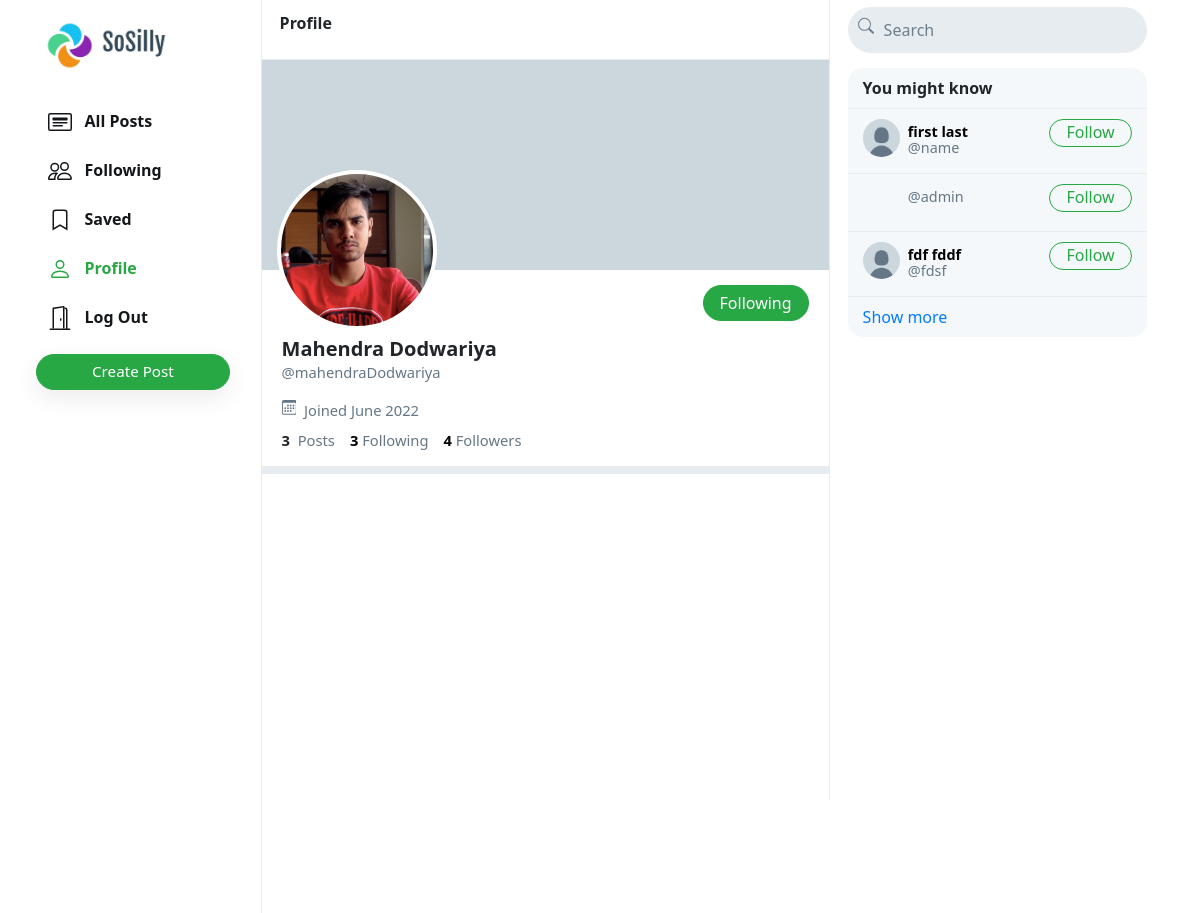
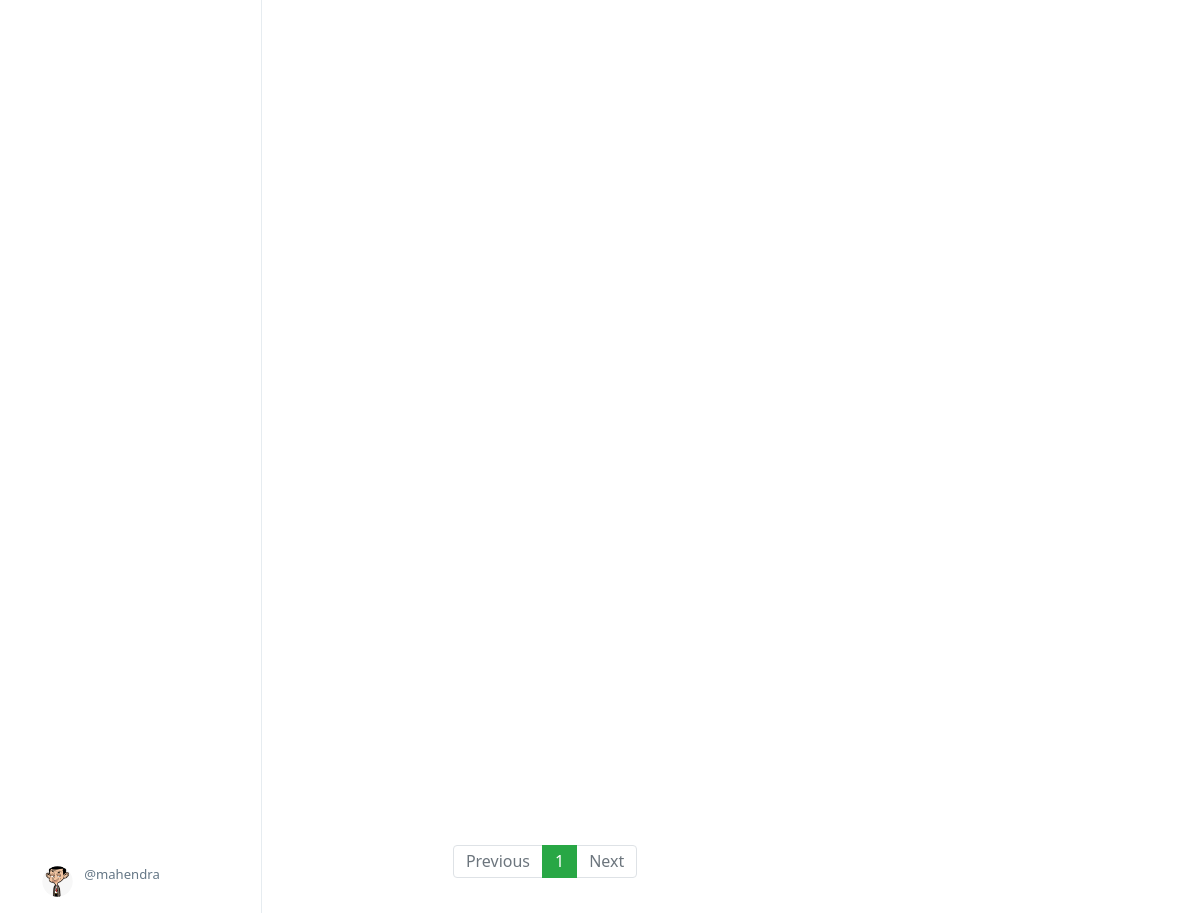
The page /mahendraDodwariya (signed in) on the database its author committed (2 pictures, top to bottom).
### network/models.py (models this page shows, shortened)
class User(AbstractUser):
    profile_pic = models.ImageField(upload_to='profile_pic/')
    bio = models.TextField(max_length=160, blank=True, null=True)
    cover = models.ImageField(upload_to='covers/', blank=True)

### network/views.py (the view)
# urls.py: path("<str:username>", views.profile, name='profile'),
def profile(request, username):
    user = User.objects.get(username=username)
    all_posts = Post.objects.filter(creater=user).order_by('-date_created')
    paginator = Paginator(all_posts, 10)
    page_number = request.GET.get('page')
    if page_number == None:
        page_number = 1
    posts = paginator.get_page(page_number)
    followings = []
    suggestions = []
    follower = False
    if request.user.is_authenticated:
        followings = Follower.objects.filter(followers=request.user).values_list('user', flat=True)
        suggestions = User.objects.exclude(pk__in=followings).exclude(username=request.user.username).order_by("?")[:6]
        if request.user in Follower.objects.get(user=user).followers.all():
            follower = True
    follower_count = Follower.objects.get(user=user).followers.all().count()
    following_count = Follower.objects.filter(followers=user).count()
    return render(request, 'network/profile.html', {
        "username": user,
        "posts": posts,
        "posts_count": all_posts.count(),
        "suggestions": suggestions,
        "page": "profile",
        "is_follower": follower,
        "follower_count": follower_count,
        "following_count": following_count
    })

### network/templates/network/profile.html (shortened to what this page needs)
{% extends 'network/index.html' %}
{% load static %}
{% block profile %}
    <div class="profile-view" data-user="{{username.username}}">
        <div class="cover-image" style="background-image: url(/media/{{username.cover}})"></div>
        <div class="profile-image" style="background-image: url(/media/{{username.profile_pic}})"></div>
        <div class="profile-details">
            <div>
                {% if user.username == username.username %}
                    <button class="btn btn-outline-success float-right" id="edit-profile-btn"><a href="{% url 'editProfile' %}">Edit Profile</a> </button>
                {% elif is_follower %}
                    <button class="btn btn-success float-right" onclick="unfollow_user(this,'{{username.username}}','edit_page')" id="following-btn">Following</button>
                {% else %}
                    <button class="btn btn-outline-success float-right" onclick="follow_user(this,'{{username.username}}','edit_page')" id="follow-btn">Follow</button>
                {% endif %}
            </div>
            <div class="details-data">
                <h5>{{username.first_name}} {{username.last_name}}</h5>
                <div class="grey">@{{username.username}}</div>
                <div class="grey" style="padding: 8px 0px;">
                    &nbsp;Joined {{username.date_joined | date:"F Y"}}
                </div>
                <div>
                    <strong>
                        {{posts_count}}
                    </strong>
                    &nbsp;<span class="grey">Posts</span>
                    <a href="#">
                        <strong id="following__count">{{following_count | default:0}}</strong>&nbsp;<span class="grey">Following</span>
                    </a>
                    <a href="#">
                        <strong id="follower__count">{{follower_count | default:0}}</strong>&nbsp;<span class="grey">Followers</span>
                    </a>
                </div>
            </div>
        </div>
    </div>
    <div class="space"></div>
{% endblock %}

### network/templates/network/layout.html (shortened to what this page needs)
{% load static %}
<!DOCTYPE html>
<html lang="en">
    <head>
        <link rel="stylesheet" href="https://stackpath.bootstrapcdn.com/bootstrap/4.4.1/css/bootstrap.min.css">
        <link href="{% static 'network/styles.css' %}" rel="stylesheet">
    </head>
    <body>
        <div class="body" data-page="{{page}}">
            <div class="sidenav">
                <a href="{% url 'index' %}" class="navbar-brand">
                    <img src="{% static 'network/Images/sosilly_logo.png' %}" height="51px">
                </a>
                <div style="height: 100%;">
                    <div>
                        <div>
                            <ul>
                                <li class="nav-item" id="all_posts">
                                <a href="{% url 'index' %}" class="nav-link">
                                    <div>
                                        &nbsp;&nbsp;All Posts
                                    </div>
                                </a>
                                </li>
                                {% if user.is_authenticated %}
                                    <li class="nav-item" id="following">
                                        <a href="{% url 'following' %}" class="nav-link">
                                            <div>
                                                &nbsp;&nbsp;Following
                                            </div>
                                        </a>
                                    </li>
                                    <li class="nav-item" id="saved">
                                        <a href="{% url 'saved' %}" class="nav-link">
                                            <div>
                                                <svg width="1.5em" height="1.5em" viewBox="0 0 16 16" class="bi bi-bookmark" fill="currentColor" xmlns="http://www.w3.org/2000/svg">
                                                    <path fill-rule="evenodd" d="M8 12l5 3V3a2 2 0 0 0-2-2H5a2 2 0 0 0-2 2v12l5-3zm-4 1.234l4-2.4 4 2.4V3a1 1 0 0 0-1-1H5a1 1 0 0 0-1 1v10.234z"/>
                                                  </svg>
                                                &nbsp;&nbsp;Saved
                                            </div>
                                        </a>
                                    </li>
                                    <li class="nav-item" id="profile">
                                        <a href="{% url 'profile' user.username %}" class="nav-link">
                                            <div>
                                                &nbsp;&nbsp;Profile
                                            </div>
                                        </a>
                                    </li>
                                    <li class="nav-item" id="logout">
                                        <a href="{% url 'logout' %}" class="nav-link">
                                            <div>
                                                &nbsp;&nbsp;Log Out
                                            </div>
                                        </a>
                                    </li>
                                {% endif %}
                            </ul>
                        </div>
                        {% if user.is_authenticated %}
                            <button id="popup-btn" class="btn btn-success new-post-btn" onclick="createpost()">Create Post</button>
                        {% endif %}
                    </div>
                    <div style="position: absolute; bottom: 10px;">
                        {% if user.is_authenticated %}
                            <li class="nav-item sidenav-user">
                                <a href="{% url 'profile' user.username %}" class="nav-link">
                                    <div class="user_account">
                                        <div class="small-profilepic" style="float: left; background-image: url(/media/{{user.profile_pic}})"></div>
                                        <div style="height: 2.7vw; margin: auto;">
                                            <div class="grey" style="margin-top: 4px;">@{{ user.username }}</div>
                                        </div>
                                    </div>
                                </a>
                            </li>
                        {% endif %}
                    </div>
                </div>
            </div>
            {% block body %}
            {% endblock %}
            <div class="right-div">
                <nav class="head">
                    <form action="{% url 'search' %}" method="post" id="search-form">
                        <div class="search-div">
                            <div>
                            </div>
                            <input type="text" name="query" id="search-box" placeholder="Search">
                        </div>
                    </form>
                </nav>
                <div class='right-div-content'>
                    <div class="space" style="background-color: white;"></div>
                    {% if user.is_authenticated %}
                        <div class="suggestion-box">
                            <div class="suggestion-header">
                                You might know
                            </div>
                            {% for suggestion in suggestions %}
                                <div class="suggestion-user">
                                    <div>
                                        <a href="{% url 'profile' suggestion.username %}">
                                            <div class="small-profilepic" style="background-image: url(/media/{{suggestion.profile_pic}})"></div>
                                        </a>
                                    </div>
                                    <div class="user-details">
                                        <a href="{% url 'profile' suggestion.username %}">
                                            <div id="user-name">
                                                <strong>
                                                    {{suggestion.first_name}} {{suggestion.last_name}}
                                                </strong>
                                            </div>
                                            <div class="grey">@{{suggestion.username}}</div>
                                        </a>
                                    </div>
                                    <div>
                                        <button class="btn btn-outline-success" type="button" onclick="follow_user(this,'{{suggestion.username}}','suggestion')">Follow</button>
                                    </div>
                                </div>
                            {% empty %}
                                    <div style="text-align: center; border-bottom: .5px solid #e6ecf0; padding: 10px 15px;">
                                        <span class="grey" style="font-size: .9em;">No suggestions available.</span>
                                    </div>
                            {% endfor %}
                            <div class="suggestion-footer">
                                <a href="#">Show more</a>
                            </div>
                        </div>
                    {% endif %}
                </div>
            </div>
        </div>
    </body>
</html>

### network/static/network/styles.css (style rules this page uses)
.body { display: flex; min-height: 100%; font-family: system-ui, sans-serif; }
.btn { border-radius: 20px; padding: 0.32rem 1rem 0.375rem 1rem; }
.btn, .btn:focus, .btn:active { box-shadow: none !important; -webkit-box-shadow: none !important; }
.grey { color: #657786; }
svg { vertical-align: text-top; }
.sidenav { height: 100%; width: 21.8%; position: fixed; top: 0; left: 0; padding: 15px; list-style: none; border-right: .5px solid #e6ecf0; z-index: 100; padding-left: 3%; background-color: white; }
.sidenav ul { list-style: none; padding-left: 0px; margin-top: 3vh; }
.sidenav li { margin-top: 7px; }
.sidenav .nav-link { color: #14171a; line-height: .7em; font-weight: 700; padding: 0px; }
.sidenav .nav-link > div { padding: 10px 20px 8px 12px; border-radius: 25px; line-height: 0.9em; width: max-content; }
.new-post-btn { padding-left: 55px !important; padding-right: 55px !important; font-size: .95em; font-weight: 530; box-shadow: rgba(0, 0, 0, 0.08) 0px 8px 24px !important; }
.user_account { display: flex; font-size: .82rem; font-weight: normal; padding-top: 3px !important; padding-bottom: 3px !important; padding-left: 3px !important; }
.user_account .small-profilepic { transform: scale(.82); margin-left: auto; margin-top: auto; }
.active a { color: #28a745 !important; }
.head { height: 7.5vh; }
.small-profilepic { width: 3.1vw; height: 3.1vw; border-radius: 9999px; overflow: hidden; margin-right: 8px; background-size: cover; background-repeat: no-repeat; background-position: center; box-sizing: content-box; }
.space { height: 8px; background-color: #e6ecf0; }
.cover-image { height: 210px; background-size: cover; background-position: center; background-repeat: no-repeat; background-color: #ccd6dd; }
.profile-image { width: 160px; height: 160px; position: absolute; left: 15px; top: 110px; border-radius: 99999px; border: 4px solid white; background-size: cover; background-repeat: no-repeat; background-position: center; background-color: white; }
.profile-details { padding: 15px 20px; }
.profile-details button { padding-bottom: 0.3rem; }
.profile-details > .details-data { margin-top: 52px; font-size: .92em; }
.profile-details h5 { font-weight: 800; margin-bottom: 0px; }
.profile-details a { color: black; text-decoration: none; }
.right-div { width: 28%; height: 100vh; position: fixed; right: 2.95%; border-left: .5px solid #e6ecf0; background-color: white; }
.right-div .head { padding: .9vh 1.5vw; }
.right-div .search-div { margin-left: auto; margin-right: auto; display: flex; border-radius: 25px; background-color: #e6ecf0; padding-left: 10px; padding-right: 10px; vertical-align: middle; }
#search-box { height: 5.7vh; border: none; background: none; outline: none; width: 100%; margin-left: 8px; }
#search-box::placeholder { color: #6d7e8c; }
.right-div-content { height: 92.5vh; overflow: auto; padding-left: 1.5vw; padding-right: 1.5vw; }
.suggestion-box, .guest-box { border-radius: 15px; overflow: hidden; background-color: #f5f8fa; }
.suggestion-header { padding: 13px 15px; line-height: .9em; font-weight: 800; border-bottom: .5px solid #e6ecf0; }
.suggestion-user { display: flex; padding: 10px 15px; font-size: .9em; border-bottom: .5px solid #e6ecf0; }
.suggestion-user a { color: black; text-decoration: none; }
.user-details { flex: 1; line-height: 1.1em; padding: 5px 0px 7px 0px; }
.suggestion-user .btn { padding: 0em 1em .09em 1em; }
.suggestion-footer { padding: 13px 15px; line-height: .9em; }
.suggestion-footer a { text-decoration: none; }

### rows shown on the page
User: profile_pic (picture), username "mahendra"
User: profile_pic (picture), first_name "Mahendra", last_name "Dodwariya", username "mahendraDodwariya", date_joined "June 2022"
User: profile_pic (placeholder picture), first_name "first", last_name "last", username "name"
User: username "admin"
User: profile_pic (placeholder picture), first_name "fdf", last_name "fddf", username "fdsf"

### other values the page prints
{{ posts_count }} "3"
{{ following_count | default:0 }} "3"
{{ follower_count | default:0 }} "4"
{{ each }} "1"
